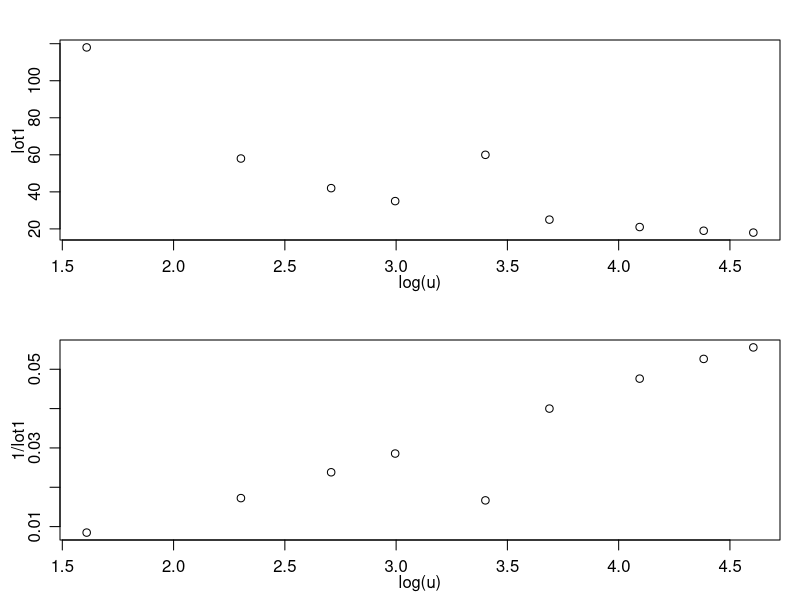
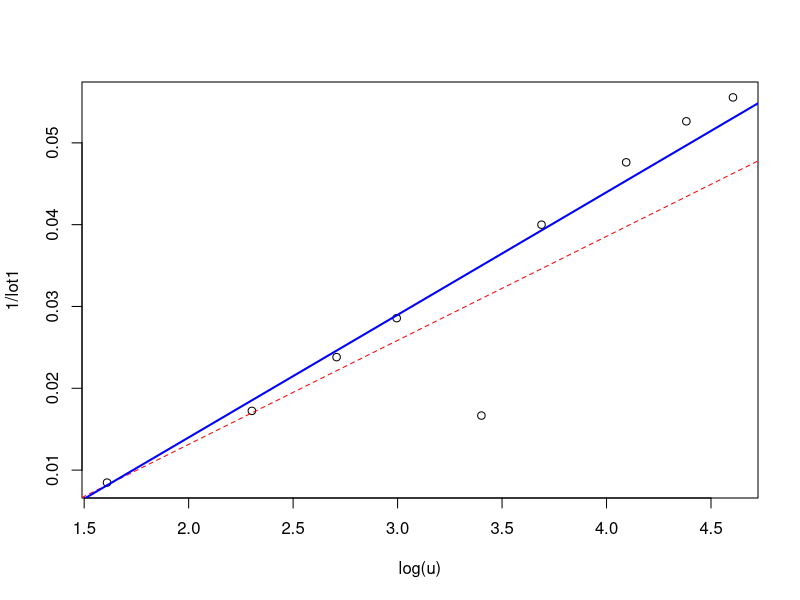

Here is the R script that generated these plots, in order:
library(robustbase)


### Name: glmrob
### Title: Robust Fitting of Generalized Linear Models
### Aliases: glmrob
### Keywords: robust regression nonlinear

### ** Examples

## Binomial response --------------
data(carrots)

Cfit1 <- glm(cbind(success, total-success) ~ logdose + block,
             data = carrots, family = binomial)
summary(Cfit1)

Rfit1 <- glmrob(cbind(success, total-success) ~ logdose + block,
                family = binomial, data = carrots, method= "Mqle",
                control= glmrobMqle.control(tcc=1.2))
summary(Rfit1)

Rfit2 <- glmrob(success/total ~ logdose + block, weights = total,
                family = binomial, data = carrots, method= "Mqle",
                control= glmrobMqle.control(tcc=1.2))
coef(Rfit2)  ## The same as Rfit1


## Binary response --------------
data(vaso)

Vfit1 <- glm(Y ~ log(Volume) + log(Rate), family=binomial, data=vaso)
coef(Vfit1)

Vfit2 <- glmrob(Y ~ log(Volume) + log(Rate), family=binomial, data=vaso,
                method="Mqle", control = glmrobMqle.control(tcc=3.5))
coef(Vfit2) # c = 3.5 ==> not much different from classical
## Note the problems with  tcc <= 3 %% FIXME algorithm ???

Vfit3 <- glmrob(Y ~ log(Volume) + log(Rate), family=binomial, data=vaso,
                method= "BY")
coef(Vfit3)## note that results differ much.
## That's not unreasonable however, see Kuensch et al.(1989), p.465

## Poisson response --------------
data(epilepsy)

Efit1 <- glm(Ysum ~ Age10 + Base4*Trt, family=poisson, data=epilepsy)
summary(Efit1)

Efit2 <- glmrob(Ysum ~ Age10 + Base4*Trt, family = poisson,
                data = epilepsy, method= "Mqle",
                control = glmrobMqle.control(tcc= 1.2))
summary(Efit2)

## 'x' weighting:
(Efit3 <- glmrob(Ysum ~ Age10 + Base4*Trt, family = poisson,
 	         data = epilepsy, method= "Mqle", weights.on.x = "hat",
		 control = glmrobMqle.control(tcc= 1.2)))

try( # gives singular cov matrix: 'Trt' is binary factor -->
     # affine equivariance and subsampling are problematic
Efit4 <- glmrob(Ysum ~ Age10 + Base4*Trt, family = poisson,
                data = epilepsy, method= "Mqle", weights.on.x = "covMcd",
                control = glmrobMqle.control(tcc=1.2, maxit=100))
)

##--> See  example(possumDiv)  for another  Poisson-regression


### -------- Gamma family -- data from example(glm) ---

clotting <- data.frame(
            u = c(5,10,15,20,30,40,60,80,100),
         lot1 = c(118,58,42,35,27,25,21,19,18),
         lot2 = c(69,35,26,21,18,16,13,12,12))
summary(cl <- glm   (lot1 ~ log(u), data=clotting, family=Gamma))
summary(ro <- glmrob(lot1 ~ log(u), data=clotting, family=Gamma))

clotM5.high <- within(clotting, { lot1[5] <- 60 })
op <- par(mfrow=2:1, mgp = c(1.6, 0.8, 0), mar = c(3,3:1))
plot( lot1  ~ log(u), data=clotM5.high)
plot(1/lot1 ~ log(u), data=clotM5.high)
par(op)
## Obviously, there the first observation is an outlier with respect to both
## representations!

cl5.high <- glm   (lot1 ~ log(u), data=clotM5.high, family=Gamma)
ro5.high <- glmrob(lot1 ~ log(u), data=clotM5.high, family=Gamma)
with(ro5.high, cbind(w.x, w.r))## the 5th obs. is downweighted heavily!

plot(1/lot1 ~ log(u), data=clotM5.high)
abline(cl5.high, lty=2, col="red")
abline(ro5.high, lwd=2, col="blue") ## result is ok (but not "perfect")
